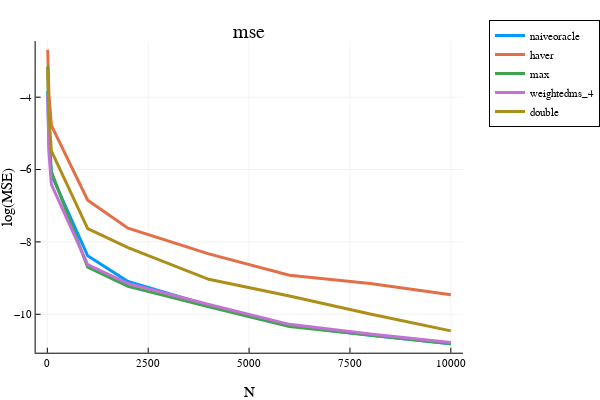

Source (notebook cell):
### Markdown cell above
### K-gap Linear

### Code cell
"""
trying to run bandits and see the performance of the estimator.

"""

using Infiltrator
using ProgressMeter
using Plots
plotly()

include("./KjBandits.jl")
include("./KjFunctions.jl")


opt = (
    σ² = (1.0/2)^2, 
    dataseed = 313, #123
    algoseed = 789,
    n_trials = 200, #50, #1000, #200
    N_ary = [10, 20, 40, 100, 1000, 2000, 4000, 6000, 8000, 10000], 
    algo_name = "uniform", # "ucb", # "ucb", "sr", "uniform"
    problem_name = "K_gap_poly", #"equal", "allbest", #"linear_K20" #"linear", "linear_K2_custom", "linear_K2"
    K = 64,
    num_optimals = nothing,
    degree = 1,
    Delta = nothing,
    gap_splits = nothing,
)
#estimator_names = ["haver", "naiveoracle", "avg", "max", "weighted_100", "weightedms_4", ]
estimator_names = ["naiveoracle", "haver", "avg", "max", "weightedms_4", "double"]
@show estimator_names
@show opt

hatvalues = zeros(opt.n_trials, length(opt.N_ary), length(estimator_names))
global estimators
global i_t_ary
rng_data = MersenneTwister(opt.dataseed)
rng_algo = MersenneTwister(opt.algoseed) 
rng_algo2 = MersenneTwister(opt.algoseed*31 + 1)
algo = []
problem = []
@showprogress for i_try = 1:opt.n_trials
#    global algo, problem
    myseed = rand(rng_data, UInt32)

    for i_N in eachindex(opt.N_ary)
        global problem, algo
        N = opt.N_ary[i_N]

        problem = problem_factory(
            opt.problem_name, opt.σ²,  myseed, 
            K=opt.K, num_optimals=opt.num_optimals, 
            degree=opt.degree, Delta=opt.Delta, gap_splits=opt.gap_splits)

        algo = algo_factory(opt.algo_name, problem, rand(rng_algo, UInt32))

        myseed2 = rand(rng_algo2, UInt32)
        estimators = [ estimator_factory(name, opt.σ², problem.μ, myseed2) for name in estimator_names]
    
        data = zeros(opt.K, N)
        for i in 1:opt.K
            algo.n_pulls[i] = N
            rewards = problem.μ[i] .+ sqrt(problem.σ²)*randn(problem.rngs[i], N) 
            algo.sum_rewards[i] = sum(rewards) 
            data[i,:] .= rewards
        end 
        
        for i_est in 1:length(estimators)-1
            hatvalues[i_try, i_N, i_est] = estimate_value(estimators[i_est], algo)
        end
        hatvalues[i_try, i_N, end] = estimate_value(estimators[end], data)
        
        @assert maximum(problem.μ) == 0.0
    end
    #- compute the bias and the MSE
end
bias = meansqueeze(hatvalues, 1) # n_alphas x n_estimators
mse = meansqueeze(hatvalues .^ 2, 1)
mae = meansqueeze(abs.(hatvalues), 1)

x = opt.N_ary
i = 1; plot(x, log.(mse[:,i]), label=estimator_names[i], linewidth=3)
i = 2; plot!(x, log.(mse[:,i]), label=estimator_names[i], linewidth=3)
# i = 3; plot!(x, log.(mse[:,i]), label=estimator_names[i], linewidth=3) 
i = 4; plot!(x, log.(mse[:,i]), label=estimator_names[i], linewidth=3)
i = 5; plot!(x, log.(mse[:,i]), label=estimator_names[i], linewidth=3)
i = 6; plot!(x, log.(mse[:,i]), label=estimator_names[i], linewidth=3)
plot!(xlabel="N", ylabel="log(MSE)", legend=:outertopright)  
title!("mse")

### Figure 1 — Plotly figure (JSON) as saved in the notebook; plotly's stock layout.template omitted (floating-point values rounded to 4 significant figures)
{"data": [{"colorbar": {"title": {"text": ""}}, "legendgroup": "naiveoracle", "line": {"color": "rgba(0, 154, 250, 1.000)", "dash": "solid", "shape": "linear", "width": 3}, "mode": "lines", "name": "naiveoracle", "showlegend": true, "type": "scatter", "x": [10, 20, 40, 100, 1000, 2000, 4000, 6000, 8000, 10000], "xaxis": "x", "y": [-3.827, -4.646, -5.324, -6.143, -8.386, -9.096, -9.755, -10.31, -10.58, -10.82], "yaxis": "y", "zmax": null, "zmin": null}, {"colorbar": {"title": {"text": ""}}, "legendgroup": "haver", "line": {"color": "rgba(227, 111, 71, 1.000)", "dash": "solid", "shape": "linear", "width": 3}, "mode": "lines", "name": "haver", "showlegend": true, "type": "scatter", "x": [10, 20, 40, 100, 1000, 2000, 4000, 6000, 8000, 10000], "xaxis": "x", "y": [-2.692, -3.309, -3.919, -4.782, -6.847, -7.623, -8.332, -8.921, -9.152, -9.462], "yaxis": "y", "zmax": null, "zmin": null}, {"colorbar": {"title": {"text": ""}}, "legendgroup": "max", "line": {"color": "rgba(62, 164, 78, 1.000)", "dash": "solid", "shape": "linear", "width": 3}, "mode": "lines", "name": "max", "showlegend": true, "type": "scatter", "x": [10, 20, 40, 100, 1000, 2000, 4000, 6000, 8000, 10000], "xaxis": "x", "y": [-3.151, -3.937, -4.961, -6.058, -8.699, -9.229, -9.795, -10.34, -10.59, -10.82], "yaxis": "y", "zmax": null, "zmin": null}, {"colorbar": {"title": {"text": ""}}, "legendgroup": "weightedms_4", "line": {"color": "rgba(195, 113, 210, 1.000)", "dash": "solid", "shape": "linear", "width": 3}, "mode": "lines", "name": "weightedms_4", "showlegend": true, "type": "scatter", "x": [10, 20, 40, 100, 1000, 2000, 4000, 6000, 8000, 10000], "xaxis": "x", "y": [-3.97, -4.555, -5.526, -6.413, -8.625, -9.15, -9.73, -10.28, -10.55, -10.78], "yaxis": "y", "zmax": null, "zmin": null}, {"colorbar": {"title": {"text": ""}}, "legendgroup": "double", "line": {"color": "rgba(172, 142, 24, 1.000)", "dash": "solid", "shape": "linear", "width": 3}, "mode": "lines", "name": "double", "showlegend": true, "type": "scatter", "x": [10, 20, 40, 100, 1000, 2000, 4000, 6000, 8000, 10000], "xaxis": "x", "y": [-3.208, -3.709, -4.488, -5.487, -7.63, -8.161, -9.035, -9.493, -9.991, -10.46], "yaxis": "y", "zmax": null, "zmin": null}], "layout": {"annotations": [{"font": {"color": "rgba(0, 0, 0, 1)", "family": "sans-serif", "size": 20}, "rotation": 0, "showarrow": false, "text": "mse", "x": 0.535, "xanchor": "center", "xref": "paper", "y": 1, "yanchor": "top", "yref": "paper"}], "height": 400, "legend": {"bgcolor": "rgba(255, 255, 255, 1.000)", "bordercolor": "rgba(0, 0, 0, 1)", "borderwidth": 1, "font": {"color": "rgba(0, 0, 0, 1)", "family": "sans-serif", "size": 11}, "title": {"font": {"color": "rgba(0, 0, 0, 1)", "family": "sans-serif", "size": 15}, "text": ""}, "tracegroupgap": 0, "traceorder": "normal", "x": 1.05, "xanchor": "upper", "y": 1, "yanchor": "right"}, "margin": {"b": 20, "l": 0, "r": 0, "t": 20}, "paper_bgcolor": "rgba(255, 255, 255, 1.000)", "plot_bgcolor": "rgba(255, 255, 255, 1.000)", "showlegend": true, "width": 600, "xaxis": {"anchor": "y", "domain": [0.07647, 0.9934], "gridcolor": "rgba(0, 0, 0, 0.1)", "gridwidth": 0.5, "linecolor": "rgba(0, 0, 0, 1)", "mirror": false, "range": [-289.7, 10300.0], "showgrid": true, "showline": true, "showticklabels": true, "tickangle": 0, "tickcolor": "rgb(0, 0, 0)", "tickfont": {"color": "rgba(0, 0, 0, 1)", "family": "sans-serif", "size": 11}, "tickmode": "array", "ticks": "inside", "ticktext": ["0", "2500", "5000", "7500", "10000"], "tickvals": [0, 2500, 5000, 7500, 10000], "title": {"font": {"color": "rgba(0, 0, 0, 1)", "family": "sans-serif", "size": 15}, "text": "N"}, "type": "linear", "visible": true, "zeroline": false, "zerolinecolor": "rgba(0, 0, 0, 1)"}, "yaxis": {"anchor": "x", "domain": [0.07581, 0.9415], "gridcolor": "rgba(0, 0, 0, 0.1)", "gridwidth": 0.5, "linecolor": "rgba(0, 0, 0, 1)", "mirror": false, "range": [-11.06, -2.448], "showgrid": true, "showline": true, "showticklabels": true, "tickangle": 0, "tickcolor": "rgb(0, 0, 0)", "tickfont": {"color": "rgba(0, 0, 0, 1)", "family": "sans-serif", "size": 11}, "tickmode": "array", "ticks": "inside", "ticktext": ["−10", "−8", "−6", "−4"], "tickvals": [-10, -8, -6, -4], "title": {"font": {"color": "rgba(0, 0, 0, 1)", "family": "sans-serif", "size": 15}, "text": "log(MSE)"}, "type": "linear", "visible": true, "zeroline": false, "zerolinecolor": "rgba(0, 0, 0, 1)"}}}
